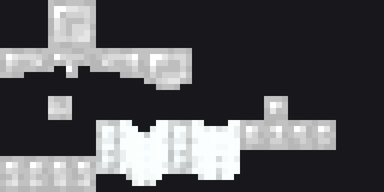
#> input picture tools/cloth_check.png, 384 x 192 px
$ python shrink_shot.py cloth_check.png
#> lines starting #> are read from the running program, lines starting #| are printed output that depends on the picture
"""Crop a screenshot to what is in it, then shrink it: a look costs its AREA, so empty space is
paid for on every turn that follows.

A picture costs roughly (width x height) / 750 tokens, and unlike a tool's text it is re-sent for the
rest of the session. Blockbench's viewport is ~1020x946 - about 1300 tokens - but the figure in it is
around 400x690, so nearly three quarters of that is background. Cropping first and resizing after
spends the whole budget on the armor:

    1020x946 whole viewport            ~1290 tokens,  28% of them the figure
    512x475  resized only              ~ 324 tokens,  28% of them the figure
    221x384  cropped, then resized     ~ 113 tokens, 100% of them the figure

The figure is 32 units tall, so 384 px down its long edge is ~12 screen pixels per armor texel -
several times what a value decision needs. Below about 160 the bands start to blur into each other.

Usage:
    python tools/shrink_shot.py <file.png> [longest edge, default 384]
    python tools/shrink_shot.py --report <file.png> [...]     # what each one costs, no rewriting
"""

import sys
from pathlib import Path

from PIL import Image

MARGIN = 4          # texels of breathing room, so nothing sits on the frame
TOKENS_PER_PX = 750


def content_box(image: Image.Image) -> tuple[int, int, int, int]:
    """The figure's own rectangle: the alpha channel if there is one, else what differs from the
    corner colour. Blockbench renders on a transparent ground, but a theme or a screenshot of a
    filled viewport should not defeat this."""
    box = image.getbbox()
    if box and (box[2] - box[0]) * (box[3] - box[1]) < image.width * image.height * 0.9:
        return box
    ground = image.convert("RGB").getpixel((0, 0))
    flat = image.convert("RGB")
    diff = flat.point(lambda v: v)  # copy, then compare channel-wise below
    mask = Image.new("L", image.size, 0)
    px, mk = flat.load(), mask.load()
    for y in range(image.height):
        for x in range(image.width):
            r, g, b = px[x, y]
            if abs(r - ground[0]) + abs(g - ground[1]) + abs(b - ground[2]) > 24:
                mk[x, y] = 255
    del diff
    return mask.getbbox() or (0, 0, image.width, image.height)


def tokens(size: tuple[int, int]) -> int:
    return round(size[0] * size[1] / TOKENS_PER_PX)


def shrink(path: Path, longest: int = 384, write: bool = True) -> dict:
    with Image.open(path) as opened:
        image = opened.convert("RGBA")
    before = image.size
    box = content_box(image)
    box = (max(0, box[0] - MARGIN), max(0, box[1] - MARGIN),
           min(image.width, box[2] + MARGIN), min(image.height, box[3] + MARGIN))
    cropped = image.crop(box)
    filled = (cropped.width * cropped.height) / (before[0] * before[1])

    out = cropped
    if max(out.size) > longest:
        scale = longest / max(out.size)
        out = out.resize((max(1, round(out.width * scale)), max(1, round(out.height * scale))),
                         Image.LANCZOS)
    if write:
        out.save(path)
    return {"before": before, "cropped": cropped.size, "after": out.size,
            "filled": filled, "was": tokens(before), "now": tokens(out.size)}


def main() -> None:
    args = sys.argv[1:]
    report = "--report" in args
    args = [a for a in args if a != "--report"]
    if not args:
        sys.exit(__doc__)
    longest = 384
    files = []
    for arg in args:
        if arg.isdigit():
            longest = int(arg)
        else:
            files.append(Path(arg))
    for path in files:
        got = shrink(path, longest, write=not report)
#> in shrink, opened is the input picture: PIL image 384x192 RGBA; mean R, G, B, A 83.6, 84.2, 86.8, 255
#> in content_box, `box = image.getbbox()`: box = (0, 0, 384, 192)
#> in content_box, `ground = image.convert("RGB").getpixel((0, 0))`: ground = (24, 24, 28)
#> in content_box, `mask = Image.new("L", image.size, 0)`: mask: PIL image 384x192 L; every value is 0
#> in shrink, `box = content_box(image)`: box = (0, 0, 337, 192)
#> in shrink, `box = (max(0, box[0] - MARGIN), max(0, box[1] - MARGIN), min(image.wid..`: box = (0, 0, 341, 192)
#> in shrink, `cropped = image.crop(box)`:
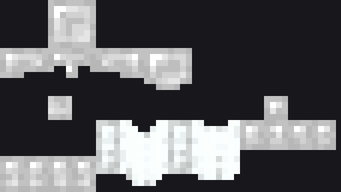
#> cropped: PIL image 341x192 RGBA; mean R, G, B, A 91.1, 91.8, 94.2, 255
        if report:
            print(f"{path.name:<28}{got['before'][0]}x{got['before'][1]} -> "
                  f"{got['after'][0]}x{got['after'][1]}   {got['was']:>5} -> {got['now']:>4} tokens   "
                  f"figure was {got['filled'] * 100:.0f}% of the frame")
        else:
            print(f"{got['after'][0]}x{got['after'][1]}")
#| 341x192


if __name__ == "__main__":
    main()
